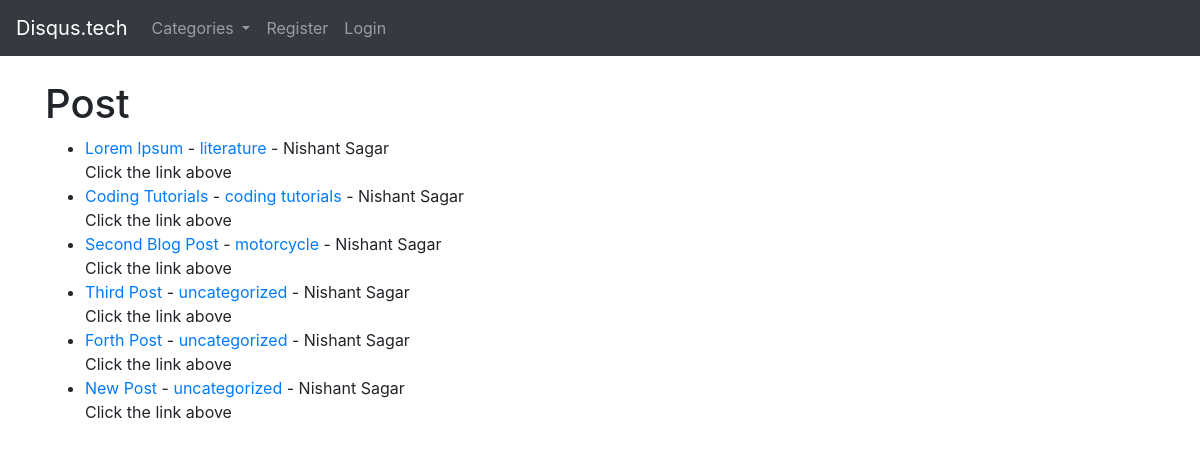
The page / on the database its author committed.
### theblog/models.py (models this page shows, shortened)
class Post(models.Model):
	title = models.CharField(max_length=255)
	title_tag = models.CharField(max_length=255)
	author = models.ForeignKey(User, on_delete=models.CASCADE)
	body = RichTextField(blank = True, null = True)
	post_date = models.DateField(auto_now_add = True)
	category = models.CharField(max_length=255, default="uncategorized")
	snippet = models.CharField(max_length=255)
	likes = models.ManyToManyField(User, related_name="blog_posts")

### theblog/views.py (the view)
# urls.py: path('', HomeView.as_view(), name='home'),
class HomeView(ListView):
	model = Post
	template_name  = 'home.html'
	ordering = ['-post_date']
	def get_context_data(self, *args, **kwargs):
		cat_menu = Category.objects.all()
		context = super(HomeView, self).get_context_data(*args, **kwargs)
		context["cat_menu"] = cat_menu
		return context

### theblog/models.py (called while the page is built)
	def __str__(self):
		return self.name

### theblog/templates/home.html (shortened to what this page needs)
{% extends 'base.html' %}
{% block content %}
<h1>Post</h1>
<ul>
{% for post in object_list %}
	<li><a href="{% url 'article-details' post.pk %}">{{ post.title }}</a>
		- <a href="{% url 'category' post.category|slugify %}">{{ post.category }}</a>
		- {{ post.author.first_name }}
		{{ post.author.last_name }} <br>
	{{ post.snippet }}</li>
{% endfor %}
</ul>
{% endblock %}

### theblog/templates/base.html (shortened to what this page needs)
<!doctype html>
<html lang="en">
<head>
  <link rel="stylesheet" href="https://cdn.jsdelivr.net/npm/bootstrap@4.5.3/dist/css/bootstrap.min.css"
>
</head>
<body>
  <nav class="navbar navbar-expand-lg navbar-dark bg-dark">
    <a class="navbar-brand" href="{% url 'home' %}">Disqus.tech</a>
    <div class="collapse navbar-collapse" id="navbarSupportedContent">
      <ul class="navbar-nav mr-auto">
        {% if cat_menu %}
        <li class="nav-item dropdown">
          <a class="nav-link dropdown-toggle" href="#" id="navbarDropdown" role="button" data-toggle="dropdown"
            aria-haspopup="true" aria-expanded="false">
            Categories
          </a>
        </li>
        {% else %}
        <li class="nav-item">
          <a class="nav-link" href="{% url 'category-list' %}">Categories</a>
        </li>
        {% endif %}
        {% if user.is_authenticated %}
        <li class="nav-item">
          <a class="nav-link" href="{% url 'add_post' %}">Add Post</a>
        </li>
        <li class="nav-item">
          <a class="nav-link" href="{% url 'add_category' %}">Add Category</a>
        </li>
        <li class="nav-item">
          <a class="nav-link" href="{% url 'edit_profile' %}">Profile</a>
        </li>
        <li class="nav-item">
          <a class="nav-link" href="{% url 'logout' %}">Logout</a>
        </li>
        {% else %}
        <li class="nav-item">
          <a class="nav-link" href="{% url 'register' %}">Register</a>
        </li>
        <li class="nav-item">
          <a class="nav-link" href="{% url 'login' %}">Login</a>
        </li>
        {% endif %}
      </ul>
    </div>
  </nav>
  <br>
  <div class="container">
    {% block content %}
    {% endblock %}
  </div>
</body>
</html>

### rows shown on the page
Post: title "Lorem Ipsum", category "literature", author.first_name "Nishant", author.last_name "Sagar", snippet "Click the link above"
Post: title "Coding Tutorials", category "coding tutorials", author.first_name "Nishant", author.last_name "Sagar", snippet "Click the link above"
Post: title "Second Blog Post", category "motorcycle", author.first_name "Nishant", author.last_name "Sagar", snippet "Click the link above"
Post: title "Third Post", category "uncategorized", author.first_name "Nishant", author.last_name "Sagar", snippet "Click the link above"
Post: title "Forth Post", category "uncategorized", author.first_name "Nishant", author.last_name "Sagar", snippet "Click the link above"
Post: title "New Post", category "uncategorized", author.first_name "Nishant", author.last_name "Sagar", snippet "Click the link above"
